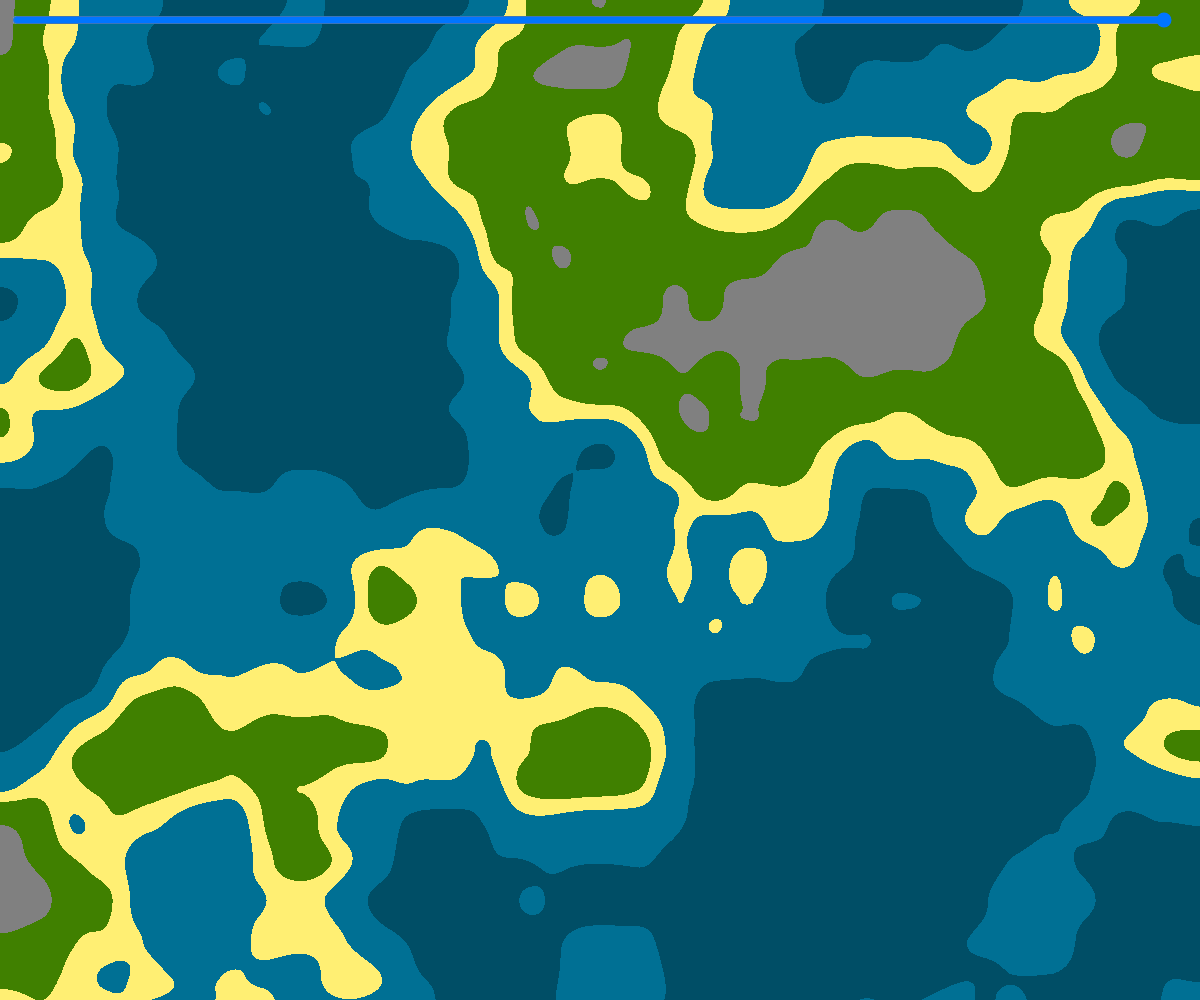
Frame 1 (no input)
Frame 60 (no input): identical to frame 1, image omitted
Frame 120 (the mouse pressed at the canvas centre since frame 60): identical to frame 1, image omitted

The p5.js sketch that drew this single still picture (run headless with seeded random() and noise() and a simulated clock; from frame 60 on, the mouse is pressed at the canvas centre):

// p5.js sketch
// ── sketch.js
// predefining values
let cellsx;
let cellsy;
let hue = 1
let saturation = 1
let brightness = 1
let DEEPSEA = [0, 0.4]
let SHALLOWSEA = [0.4, 0.5]
let BEACH = [0.5, 0.55]
let GRASS = [0.55, 0.65]
let MOUNTAIN = [0.65, 0.74]
let PEAK = [0.74, 1]
let zoom = 100
let oldzoom = 5
let zoomslider


function setup() {
  zoomslider = createSlider(10, 300, 300, 0);
  zoomslider.position(10,10)
  zoomslider.size(windowWidth - 40)
  createCanvas(windowWidth, windowHeight);
  let numCellsx = width
  let numCellsy = height
  cellsx = width / numCellsx;
  cellsy = height / numCellsy;
  noStroke();
  colorMode(HSB, 1, 1, 1)
}


function draw() {
  zoom = zoomslider.value()
  if (zoom != oldzoom) {
    for (let x = 0; x <= width; x += cellsx) {
      for (let y = 0; y <= height; y += cellsy) {
        let altitude = noise(x/zoom, y/zoom)
        if (altitude > DEEPSEA[0] && altitude < DEEPSEA[1]) {
          colour = [0.54, 1, 0.4]
        }
        else if (altitude > SHALLOWSEA[0] && altitude < SHALLOWSEA[1]) {
          colour = [0.54, 1, 0.58]
        }
        else if (altitude > BEACH[0] && altitude < BEACH[1]) {
          colour = [0.1472, 0.55, 1]
        }
        else if (altitude > GRASS[0] && altitude < GRASS[1]) {
          colour = [0.25, 1, 0.5]
        }
        else if (altitude > MOUNTAIN[0] && altitude < MOUNTAIN[1]) {
          colour = [0, 0, 0.5]
        }
        else if (altitude > PEAK[0] && altitude < PEAK[1]) {
          colour = [0, 0, 0.8]
        }
        else {
          colour = [0, 0, 0]
        }
        // colour = [altitude ,1, 1]
        fill(colour)
        rect(x, y, cellsx, cellsy);
      }
    }
  }
  oldzoom = zoom
}
